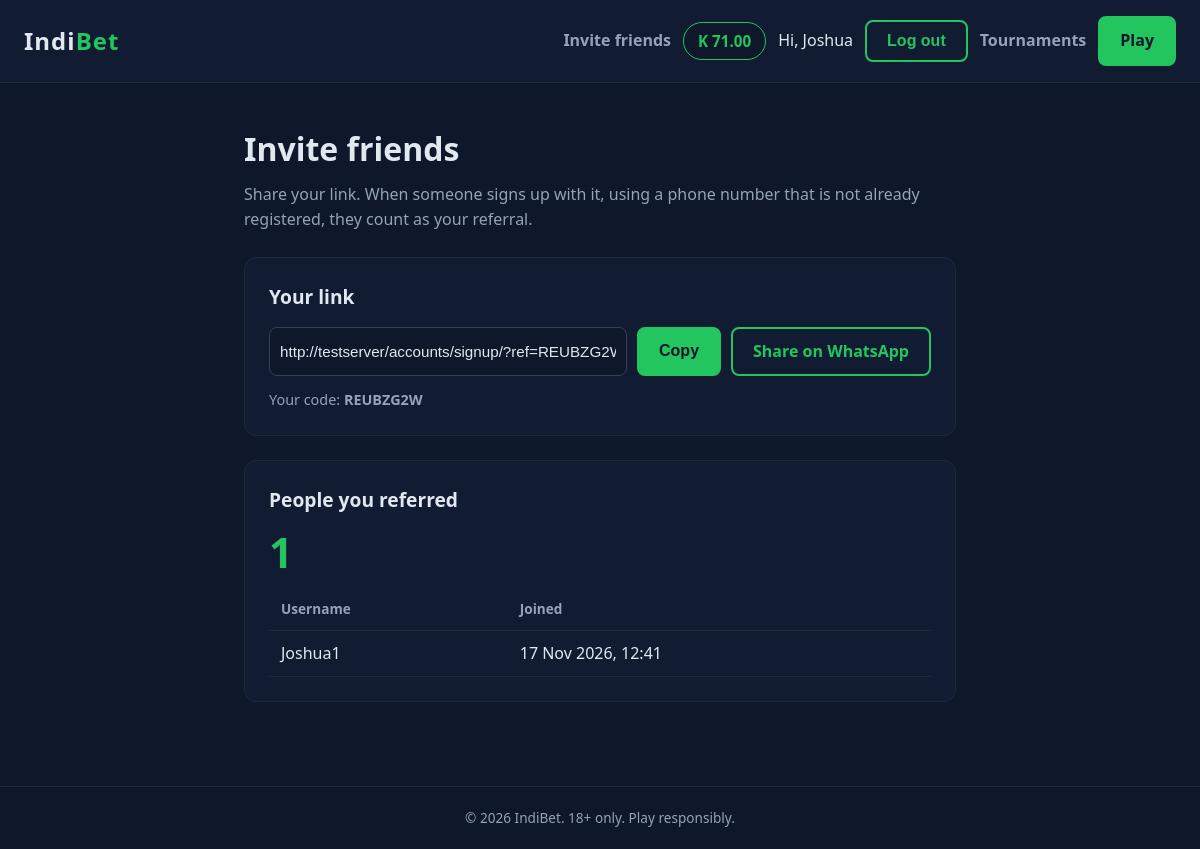
Screenshot of /accounts/referrals/ (signed in) with the database file from the repository.
### accounts/models.py (models this page shows, shortened)
class User(AbstractUser):
    phone = models.CharField(max_length=20, blank=True)
    date_of_birth = models.DateField(null=True, blank=True)
    referral_code = models.CharField(
        max_length=12, unique=True, null=True, blank=True, editable=False
    )
    referred_by = models.ForeignKey(
        "self",
        null=True,
        blank=True,
        on_delete=models.SET_NULL,
        related_name="referrals",
    )
    def get_referral_code(self):
        return self.referral_code

### wallet/models.py (models this page shows, shortened)
class Wallet(models.Model):
    user = models.OneToOneField(
        settings.AUTH_USER_MODEL,
        on_delete=models.PROTECT,
        related_name="wallet",
    )
    available = models.DecimalField(max_digits=14, decimal_places=2, default=Decimal("0.00"))
    held = models.DecimalField(max_digits=14, decimal_places=2, default=Decimal("0.00"))
    updated_at = models.DateTimeField(auto_now=True)
    class Meta:
        constraints = [
            models.CheckConstraint(
                condition=models.Q(available__gte=0),
                name="wallet_available_gte_0",
            ),
            models.CheckConstraint(
                condition=models.Q(held__gte=0),
                name="wallet_held_gte_0",
            ),
        ]

### accounts/views.py (the view)
# urls.py: path("referrals/", views.referrals, name="referrals"),
@login_required
def referrals(request):
    code = request.user.get_referral_code()
    link = request.build_absolute_uri(reverse("accounts:signup")) + "?ref=" + code
    people = request.user.referrals.order_by("-date_joined")
    context = {
        "code": code,
        "link": link,
        "people": people,
        "count": people.count(),
    }
    return render(request, "accounts/referrals.html", context)

### accounts/templates/accounts/referrals.html (shortened to what this page needs)
{% extends "core/base.html" %}
{% block content %}
<div class="container ref-page">
    <h1>Invite friends</h1>
    <p class="sub">Share your link. When someone signs up with it, using a phone number that is not already registered, they count as your referral.</p>
    <section class="panel">
        <h2>Your link</h2>
        <div class="link-row">
            <input id="ref-link" type="text" value="{{ link }}" readonly>
            <button id="copy-btn" type="button" class="btn btn-primary">Copy</button>
            <a id="wa-btn" class="btn btn-outline" target="_blank" rel="noopener">Share on WhatsApp</a>
        </div>
        <p class="hint">Your code: <strong>{{ code }}</strong></p>
    </section>
    <section class="panel">
        <h2>People you referred</h2>
        <div class="big">{{ count }}</div>
        {% if people %}
        <table>
            <thead><tr><th>Username</th><th>Joined</th></tr></thead>
            <tbody>
                {% for p in people %}
                <tr><td>{{ p.username }}</td><td>{{ p.date_joined|date:"d M Y, H:i" }}</td></tr>
                {% endfor %}
            </tbody>
        </table>
        {% else %}
        <p class="empty">Nobody yet. Share your link to get started.</p>
        {% endif %}
    </section>
</div>
{% endblock %}

### core/templates/core/base.html (shortened to what this page needs)
<!DOCTYPE html>
<html lang="en">
<head>
</head>
<body>
    <header class="navbar">
        <a href="/" class="logo">Indi<span>Bet</span></a>
        <nav class="nav-links">
            {% block nav %}
            {% if user.is_authenticated %}
                <a href="{% url 'accounts:referrals' %}" class="nav-link">Invite friends</a>
                <a href="{% url 'wallet:wallet' %}" class="balance" title="Available balance">K {{ user.wallet.available|floatformat:2 }}</a>
                <span>Hi, {{ user.username }}</span>
                <form method="post" action="{% url 'accounts:logout' %}" style="display:inline;">
                    <button type="submit" class="btn btn-outline" style="font-size:1rem;">Log out</button>
                </form>
            {% else %}
                <a href="{% url 'accounts:login' %}" class="btn btn-outline">Log in</a>
                <a href="{% url 'accounts:signup' %}" class="btn btn-primary">Sign up</a>
            {% endif %}
            {% endblock %}
            <a href="{% url 'tournaments:list' %}" class="nav-link">Tournaments</a>
            <a href="{% url 'matches:lobby' %}" class="btn btn-primary">Play</a>
        </nav>
    </header>
    <main>
        {% block content %}{% endblock %}
    </main>
    <footer>
        <p>&copy; 2026 IndiBet. 18+ only. Play responsibly.</p>
    </footer>
</body>
</html>

### rows the page displays
User: wallet.available "71.00", username "Joshua", referral_code "REUBZG2W"
User: username "Joshua1", date_joined "17 Nov 2026, 12:41"

### other values shown
{{ count }} "1"
